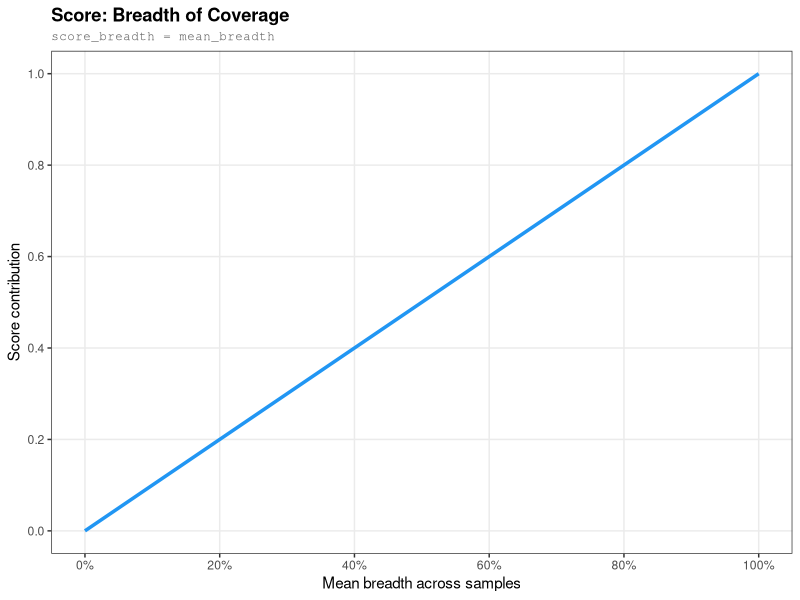
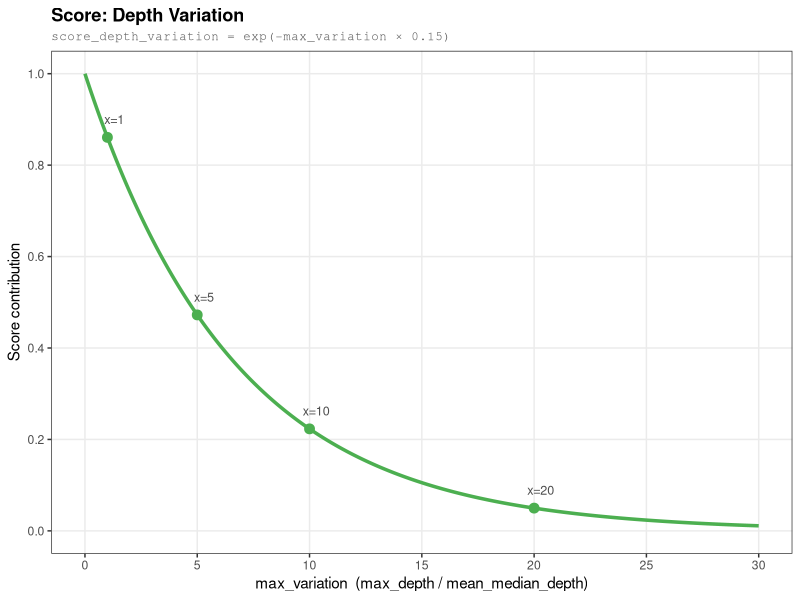
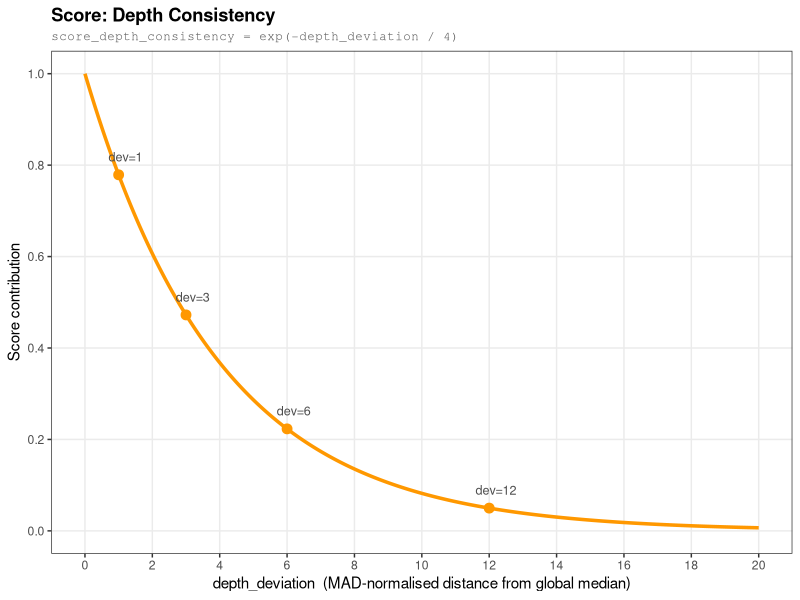
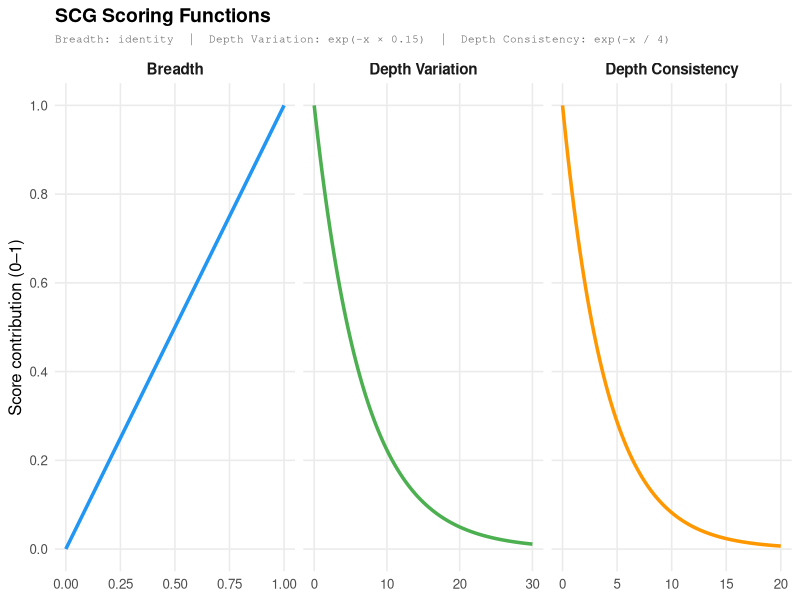
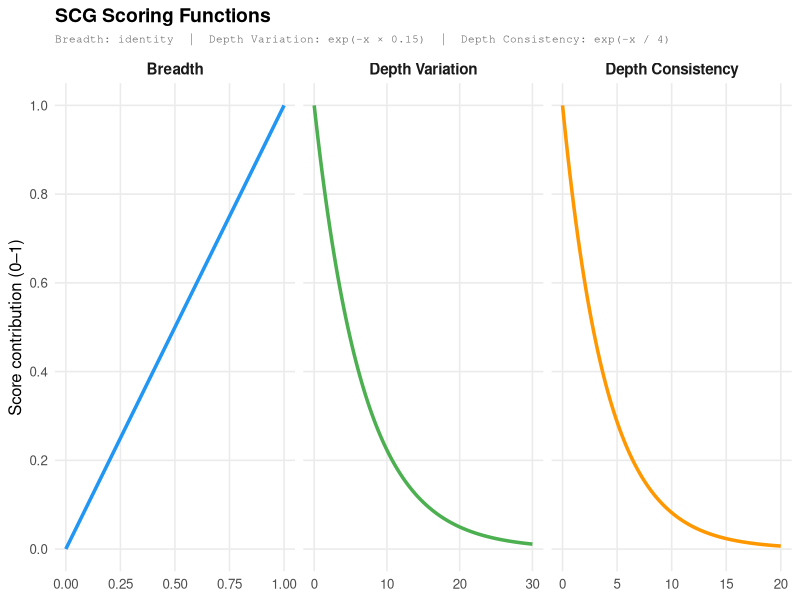

Write the R code that produced these figures, in order.
library(ggplot2)
library(dplyr)
library(tidyr)

# ─────────────────────────────────────────────────────────────────────────────
# Output
# ─────────────────────────────────────────────────────────────────────────────

args <- commandArgs(trailingOnly = TRUE)
output_dir <- if (length(args) >= 1) args[1] else "scg_plots"
dir.create(output_dir, showWarnings = FALSE, recursive = TRUE)

# ─────────────────────────────────────────────────────────────────────────────
# Scoring parameters (must match determine_scg_ranking.py)
# ─────────────────────────────────────────────────────────────────────────────

depth_variance_decay    <- 0.15
depth_consistency_decay <- 4

# ─────────────────────────────────────────────────────────────────────────────
# Component 1: Breadth
# score_breadth = mean_breadth  (identity — breadth is already 0–1)
# ─────────────────────────────────────────────────────────────────────────────

breadth_df <- tibble(
  breadth = seq(0, 1, length.out = 500),
  score   = breadth
)

p_breadth <- ggplot(breadth_df, aes(x = breadth, y = score)) +
  geom_line(colour = "#2196F3", linewidth = 1.2) +
  scale_x_continuous(labels = scales::percent_format(), breaks = seq(0, 1, 0.2)) +
  scale_y_continuous(limits = c(0, 1), breaks = seq(0, 1, 0.2)) +
  labs(
    title    = "Score: Breadth of Coverage",
    subtitle = "score_breadth = mean_breadth",
    x        = "Mean breadth across samples",
    y        = "Score contribution"
  ) +
  theme_minimal(base_size = 12) +
  theme_bw() +
  theme(
    panel.grid.minor = element_blank(),
    plot.title       = element_text(face = "bold"),
    plot.subtitle    = element_text(colour = "grey40", family = "mono", size = 9)
  )

# ─────────────────────────────────────────────────────────────────────────────
# Component 2: Depth Variation
# score_depth_variation = exp(-max_variation * 0.3)
# max_variation = max_depth / mean_median_depth
# ─────────────────────────────────────────────────────────────────────────────

variation_df <- tibble(
  max_variation = seq(0, 30, length.out = 500),
  score         = exp(-max_variation * depth_variance_decay)
)

# Annotate a few reference points
variation_refs <- tibble(
  max_variation = c(1, 5, 10, 20),
  score         = exp(-c(1, 5, 10, 20) * depth_variance_decay),
  label         = paste0("x=", c(1, 5, 10, 20))
)

p_variation <- ggplot(variation_df, aes(x = max_variation, y = score)) +
  geom_line(colour = "#4CAF50", linewidth = 1.2) +
  geom_point(data = variation_refs, size = 3, colour = "#4CAF50") +
  geom_text(data = variation_refs, aes(label = label),
            nudge_y = 0.04, nudge_x = 0.3, size = 3.2, colour = "grey30") +
  scale_y_continuous(limits = c(0, 1), breaks = seq(0, 1, 0.2)) +
  scale_x_continuous(breaks = seq(0, 30, 5)) +
  labs(
    title    = "Score: Depth Variation",
    subtitle = paste0("score_depth_variation = exp(-max_variation \u00d7 ", depth_variance_decay, ")"),
    x        = "max_variation  (max_depth / mean_median_depth)",
    y        = "Score contribution"
  ) +
  theme_minimal(base_size = 12) +
  theme_bw() +
  theme(
    panel.grid.minor = element_blank(),
    plot.title       = element_text(face = "bold"),
    plot.subtitle    = element_text(colour = "grey40", family = "mono", size = 9)
  )

# ─────────────────────────────────────────────────────────────────────────────
# Component 3: Depth Consistency
# depth_deviation = |median_depth_scg - global_median| / (global_MAD + eps)
# score_depth_consistency = exp(-depth_deviation / 3)
# ─────────────────────────────────────────────────────────────────────────────

consistency_df <- tibble(
  depth_deviation = seq(0, 20, length.out = 500),
  score           = exp(-depth_deviation / depth_consistency_decay)
)

consistency_refs <- tibble(
  depth_deviation = c(1, 3, 6, 12),
  score           = exp(-c(1, 3, 6, 12) / depth_consistency_decay),
  label           = paste0("dev=", c(1, 3, 6, 12))
)

p_consistency <- ggplot(consistency_df, aes(x = depth_deviation, y = score)) +
  geom_line(colour = "#FF9800", linewidth = 1.2) +
  geom_point(data = consistency_refs, size = 3, colour = "#FF9800") +
  geom_text(data = consistency_refs, aes(label = label),
            nudge_y = 0.04, nudge_x = 0.2, size = 3.2, colour = "grey30") +
  scale_y_continuous(limits = c(0, 1), breaks = seq(0, 1, 0.2)) +
  scale_x_continuous(breaks = seq(0, 20, 2)) +
  labs(
    title    = "Score: Depth Consistency",
    subtitle = paste0("score_depth_consistency = exp(-depth_deviation / ", depth_consistency_decay, ")"),
    x        = "depth_deviation  (MAD-normalised distance from global median)",
    y        = "Score contribution"
  ) +
  theme_minimal(base_size = 12) +
  theme_bw() +
  theme(
    panel.grid.minor = element_blank(),
    plot.title       = element_text(face = "bold"),
    plot.subtitle    = element_text(colour = "grey40", family = "mono", size = 9)
  )

# ─────────────────────────────────────────────────────────────────────────────
# Save individual plots
# ─────────────────────────────────────────────────────────────────────────────

#ggsave(file.path(output_dir, "curve_breadth.pdf"),      p_breadth,      width = 7, height = 5)
ggsave(file.path(output_dir, "curve_breadth.png"),      p_breadth,      width = 7, height = 5, dpi = 150)
#ggsave(file.path(output_dir, "curve_depth_variation.pdf"),   p_variation,    width = 7, height = 5)
ggsave(file.path(output_dir, "curve_depth_variation.png"),   p_variation,    width = 7, height = 5, dpi = 150)
#ggsave(file.path(output_dir, "curve_depth_consistency.pdf"), p_consistency,  width = 7, height = 5)
ggsave(file.path(output_dir, "curve_depth_consistency.png"), p_consistency,  width = 7, height = 5, dpi = 150)

# ─────────────────────────────────────────────────────────────────────────────
# Combined panel (all three curves together)
# ─────────────────────────────────────────────────────────────────────────────

combined_df <- bind_rows(
  tibble(
    x         = seq(0, 1, length.out = 500),
    score     = x,
    component = "Breadth",
    x_label   = "mean_breadth"
  ),
  tibble(
    x         = seq(0, 30, length.out = 500),
    score     = exp(-x * depth_variance_decay),
    component = "Depth Variation",
    x_label   = "max_variation"
  ),
  tibble(
    x         = seq(0, 20, length.out = 500),
    score     = exp(-x / depth_consistency_decay),
    component = "Depth Consistency",
    x_label   = "depth_deviation"
  )
) %>%
  mutate(component = factor(component,
                            levels = c("Breadth", "Depth Variation", "Depth Consistency")))

component_colours <- c(
  "Breadth"           = "#2196F3",
  "Depth Variation"   = "#4CAF50",
  "Depth Consistency" = "#FF9800"
)

p_combined <- ggplot(combined_df, aes(x = x, y = score, colour = component)) +
  geom_line(linewidth = 1.2) +
  facet_wrap(~ component, scales = "free_x", ncol = 3) +
  scale_colour_manual(values = component_colours, guide = "none") +
  scale_y_continuous(limits = c(0, 1), breaks = seq(0, 1, 0.2)) +
  labs(
    title    = "SCG Scoring Functions",
    subtitle = paste0(
      "Breadth: identity  |  ",
      "Depth Variation: exp(-x \u00d7 ", depth_variance_decay, ")  |  ",
      "Depth Consistency: exp(-x / ", depth_consistency_decay, ")"
    ),
    x     = NULL,
    y     = "Score contribution (0\u20131)"
  ) +
  theme_minimal(base_size = 12) +
  theme(
    panel.grid.minor = element_blank(),
    strip.text       = element_text(face = "bold", size = 11),
    plot.title       = element_text(face = "bold", size = 14),
    plot.subtitle    = element_text(colour = "grey40", family = "mono", size = 8)
  )

ggsave(file.path(output_dir, "curve_all_components.pdf"), p_combined, width = 13, height = 5)
ggsave(file.path(output_dir, "curve_all_components.png"), p_combined, width = 13, height = 5, dpi = 150)

message("Scoring curve plots written to: ", output_dir)
